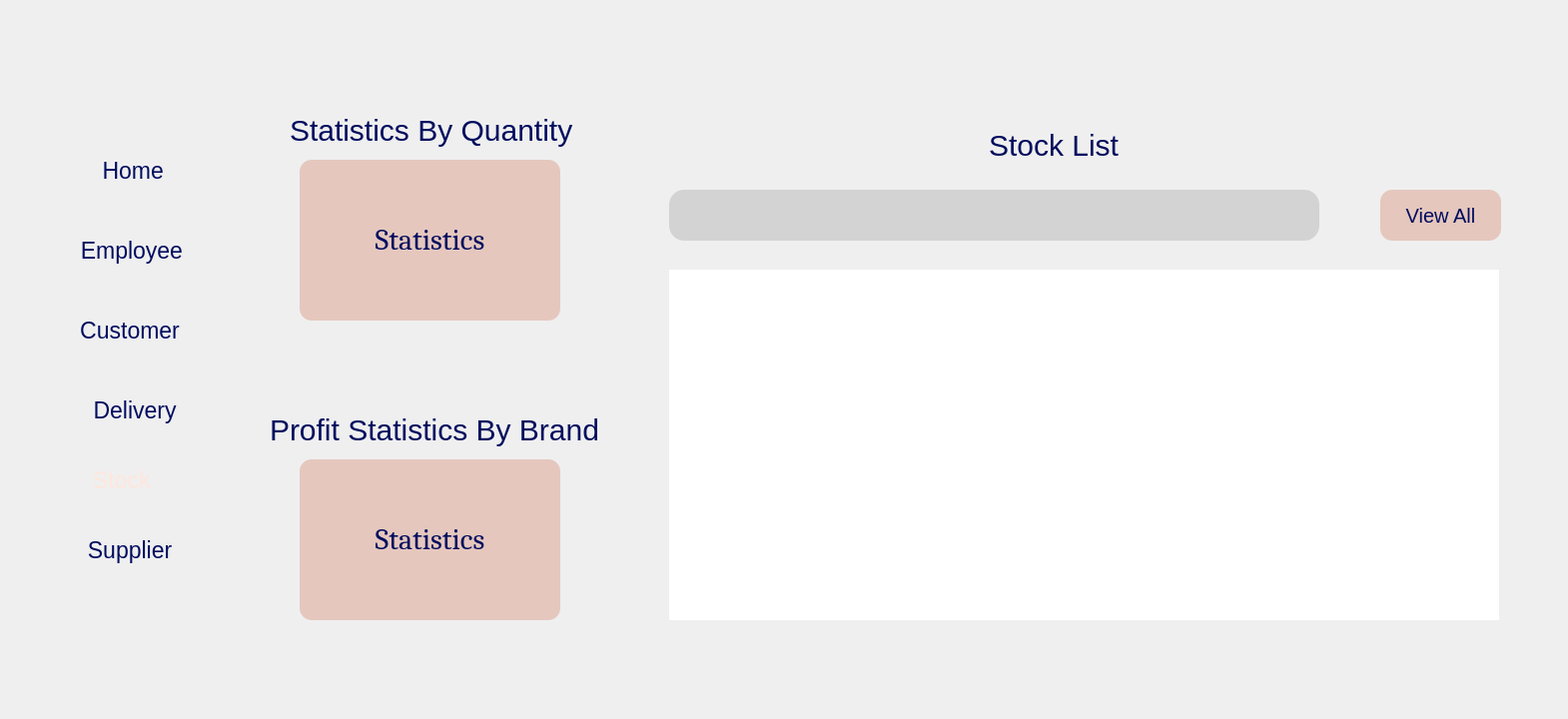
    <widget class="QWidget" name="Homeprod">
     <attribute name="title">
      <string>Home prod</string>
     </attribute>
     <widget class="QLabel" name="label">
      <property name="geometry">
       <rect>
        <x>0</x>
        <y>0</y>
        <width>1551</width>
        <height>691</height>
       </rect>
      </property>
      <property name="text">
       <string/>
      </property>
      <property name="pixmap">
       <pixmap resource="resources.qrc">:/resources/imgs/bg.png</pixmap>
      </property>
      <property name="scaledContents">
       <bool>true</bool>
      </property>
     </widget>
     <widget class="QLabel" name="label_2">
      <property name="geometry">
       <rect>
        <x>230</x>
        <y>10</y>
        <width>1311</width>
        <height>671</height>
       </rect>
      </property>
      <property name="text">
       <string/>
      </property>
      <property name="pixmap">
       <pixmap resource="resources.qrc">:/resources/imgs/bgW.png</pixmap>
      </property>
      <property name="scaledContents">
       <bool>true</bool>
      </property>
     </widget>
     <widget class="QLabel" name="label_3">
      <property name="geometry">
       <rect>
        <x>10</x>
        <y>0</y>
        <width>161</width>
        <height>131</height>
       </rect>
      </property>
      <property name="text">
       <string/>
      </property>
      <property name="pixmap">
       <pixmap resource="resources.qrc">:/resources/imgs/logo.png</pixmap>
      </property>
      <property name="scaledContents">
       <bool>true</bool>
      </property>
     </widget>
     <widget class="QLabel" name="label_4">
      <property name="geometry">
       <rect>
        <x>0</x>
        <y>450</y>
        <width>231</width>
        <height>61</height>
       </rect>
      </property>
      <property name="text">
       <string/>
      </property>
      <property name="pixmap">
       <pixmap resource="resources.qrc">:/resources/imgs/blue.png</pixmap>
      </property>
      <property name="scaledContents">
       <bool>true</bool>
      </property>
     </widget>
     <widget class="QPushButton" name="pushButton">
      <property name="geometry">
       <rect>
        <x>20</x>
        <y>460</y>
        <width>191</width>
        <height>41</height>
       </rect>
      </property>
      <property name="styleSheet">
       <string notr="true">color:#ffe6dc;
font: 9pt &quot;Cambria&quot;;
font-size: 23px;</string>
      </property>
      <property name="text">
       <string>  Stock</string>
      </property>
      <property name="icon">
       <iconset>
        <normaloff>imgs/logostock.jpg</normaloff>imgs/logostock.jpg</iconset>
      </property>
      <property name="iconSize">
       <size>
        <width>80</width>
        <height>100</height>
       </size>
      </property>
      <property name="flat">
       <bool>true</bool>
      </property>
     </widget>
     <widget class="QPushButton" name="pushButton_4">
      <property name="geometry">
       <rect>
        <x>240</x>
        <y>20</y>
        <width>151</width>
        <height>61</height>
       </rect>
      </property>
      <property name="text">
       <string/>
      </property>
      <property name="icon">
       <iconset resource="resources.qrc">
        <normaloff>:/resources/imgs/undo.png</normaloff>:/resources/imgs/undo.png</iconset>
      </property>
      <property name="iconSize">
       <size>
        <width>45</width>
        <height>65</height>
       </size>
      </property>
      <property name="flat">
       <bool>true</bool>
      </property>
     </widget>
     <widget class="QLabel" name="label_5">
      <property name="geometry">
       <rect>
        <x>230</x>
        <y>80</y>
        <width>421</width>
        <height>311</height>
       </rect>
      </property>
      <property name="text">
       <string/>
      </property>
      <property name="pixmap">
       <pixmap resource="resources.qrc">:/resources/imgs/stat.png</pixmap>
      </property>
      <property name="scaledContents">
       <bool>true</bool>
      </property>
     </widget>
     <widget class="QPushButton" name="statisticsBtn">
      <property name="geometry">
       <rect>
        <x>300</x>
        <y>160</y>
        <width>261</width>
        <height>161</height>
       </rect>
      </property>
      <property name="font">
       <font>
        <family>Cambria</family>
        <pointsize>-1</pointsize>
       </font>
      </property>
      <property name="styleSheet">
       <string notr="true">#statisticsBtn {
    color: #000c5e; /* Default text color */
    font-size: 30px;
    background-color: #e5c7bd; /* Default background color */
    border: 0px solid;
    border-radius: 12px;
    box-sizing: border-box;
    transition: background-color 0.3s, transform 0.1s ease; /* Smooth animation for hover and press effects */
}

#statisticsBtn:hover {
    background-color: #d4b3a7; /* Slightly darker shade for hover effect */
    color: #000944; /* Slightly darker text color for hover */
    cursor: pointer; /* Changes cursor to pointer */
}

#statisticsBtn:pressed {
    background-color: #c49f94; /* Even darker shade for pressed effect */
    color: #000722; /* Darker text color for pressed */
    transform: scale(0.95); /* Makes the button slightly smaller on press */
}</string>
      </property>
      <property name="text">
       <string>Statistics</string>
      </property>
      <property name="icon">
       <iconset resource="resources.qrc">
        <normaloff>:/resources/imgs/diagramme-circulaire.png</normaloff>:/resources/imgs/diagramme-circulaire.png</iconset>
      </property>
      <property name="iconSize">
       <size>
        <width>70</width>
        <height>70</height>
       </size>
      </property>
     </widget>
     <widget class="QLabel" name="label_6">
      <property name="geometry">
       <rect>
        <x>230</x>
        <y>380</y>
        <width>421</width>
        <height>311</height>
       </rect>
      </property>
      <property name="styleSheet">
       <string notr="true">color:#000c5e;
font-size: 35px;
</string>
      </property>
      <property name="text">
       <string/>
      </property>
      <property name="pixmap">
       <pixmap resource="resources.qrc">:/resources/imgs/stat.png</pixmap>
      </property>
      <property name="scaledContents">
       <bool>true</bool>
      </property>
     </widget>
     <widget class="QPushButton" name="stat">
      <property name="geometry">
       <rect>
        <x>300</x>
        <y>460</y>
        <width>261</width>
        <height>161</height>
       </rect>
      </property>
      <property name="font">
       <font>
        <family>Cambria</family>
        <pointsize>-1</pointsize>
       </font>
      </property>
      <property name="styleSheet">
       <string notr="true">#stat {
    color: #000c5e; /* Default text color */
    font-size: 30px;
    background-color: #e5c7bd; /* Default background color */
    border: 0px solid;
    border-radius: 12px;
    box-sizing: border-box;
    transition: background-color 0.3s, transform 0.1s ease; /* Smooth animation for hover and press effects */
}

#stat:hover {
    background-color: #d4b3a7; /* Slightly darker shade for hover effect */
    color: #000944; /* Slightly darker text color for hover */
    cursor: pointer; /* Changes cursor to pointer */
}

#stat:pressed {
    background-color: #c49f94; /* Even darker shade for pressed effect */
    color: #000722; /* Darker text color for pressed */
    transform: scale(0.95); /* Makes the button slightly smaller on press */
}

</string>
      </property>
      <property name="text">
       <string> Statistics </string>
      </property>
      <property name="icon">
       <iconset resource="resources.qrc">
        <normaloff>:/resources/imgs/diagramme-circulaire.png</normaloff>:/resources/imgs/diagramme-circulaire.png</iconset>
      </property>
      <property name="iconSize">
       <size>
        <width>70</width>
        <height>70</height>
       </size>
      </property>
     </widget>
     <widget class="QLabel" name="label_7">
      <property name="geometry">
       <rect>
        <x>640</x>
        <y>80</y>
        <width>921</width>
        <height>631</height>
       </rect>
      </property>
      <property name="text">
       <string/>
      </property>
      <property name="pixmap">
       <pixmap resource="resources.qrc">:/resources/imgs/Sal.png</pixmap>
      </property>
      <property name="scaledContents">
       <bool>true</bool>
      </property>
     </widget>
     <widget class="QTableView" name="tableView_2">
      <property name="geometry">
       <rect>
        <x>670</x>
        <y>270</y>
        <width>831</width>
        <height>351</height>
       </rect>
      </property>
      <property name="styleSheet">
       <string notr="true">QTableView {
    background-color: white;
    color: #333333;
    border: none;
    selection-background-color: #c0e4f7;
}

QTableView::item {
    padding: 8px;
}

QTableView::item:selected {
    background-color: #eeeeee;
    color: black;
    font-family: Arial;
}

QHeaderView::section {
    background-color: #000c5e  ; /* Changed to the new color */
    color: #e5c7bd; /* Changed font color */
    font-family: Arial;
    font-weight: bold;
    font-size: 13px;
    padding: 8px;
    border: none;
}

QTableView::horizontalHeader {
    background-color: #000c5e  ; /* Changed to the new color */
    color: #e5c7bd; /* Changed font color */
    padding: 8px; /* Ensures padding is consistent */
}

QTableView::verticalHeader {
    background-color: #000c5e  ; /* Changed to the new color */
    color: #e5c7bd; /* Changed font color */
    border: none;
    padding: 8px; /* Ensures padding is consistent */
}

QTableView QScrollBar:vertical {
    background-color: #ffffff;
    width: 10px;
}

QTableView QScrollBar::handle:vertical {
    background-color: #eeeeee;
    border-radius: 5px;
}

QTableView QScrollBar::add-line:vertical, QTableView QScrollBar::sub-line:vertical {
    background-color: #ffffff;
    height: 10px;
}

QTableView QScrollBar::add-page:vertical, QTableView QScrollBar::sub-page:vertical {
    background-color: #ffffff;
}

QTableView::verticalHeader::section {
    border-right: none;
}

/* Adjust the row height and column width for wider lines */
QTableView::item {
    min-height: 40px; /* Adjust this value as needed */
}

QTableView::column {
    width: 100%; /* Make columns take full width */
}</string>
      </property>
      <property name="selectionBehavior">
       <enum>QAbstractItemView::SelectionBehavior::SelectRows</enum>
      </property>
     </widget>
     <widget class="QLineEdit" name="lineEdit_recherche">
      <property name="geometry">
       <rect>
        <x>670</x>
        <y>190</y>
        <width>651</width>
        <height>51</height>
       </rect>
      </property>
      <property name="styleSheet">
       <string notr="true">border: 0px solid ; /* Light gray border */
 border-radius: 15px;
  box-sizing: border-box;
  background-color:#D3D3D3; /* Light gray background */
</string>
      </property>
     </widget>
     <widget class="QPushButton" name="rfchBtn_2">
      <property name="geometry">
       <rect>
        <x>1310</x>
        <y>190</y>
        <width>93</width>
        <height>51</height>
       </rect>
      </property>
      <property name="text">
       <string/>
      </property>
      <property name="icon">
       <iconset resource="resources.qrc">
        <normaloff>:/resources/imgs/mettre-a-jour-les-fleches.png</normaloff>:/resources/imgs/mettre-a-jour-les-fleches.png</iconset>
      </property>
      <property name="iconSize">
       <size>
        <width>36</width>
        <height>36</height>
       </size>
      </property>
      <property name="flat">
       <bool>true</bool>
      </property>
     </widget>
     <widget class="QPushButton" name="viewCong">
      <property name="geometry">
       <rect>
        <x>1382</x>
        <y>190</y>
        <width>121</width>
        <height>51</height>
       </rect>
      </property>
      <property name="styleSheet">
       <string notr="true">#viewCong{
	font: 9pt &quot;Cambria&quot;;
    color: #000c5e; /* Default text color */
    font-size: 20px;
    background-color: #e5c7bd; /* Default background color */
    border: 0px solid;
    border-radius: 12px;
    box-sizing: border-box;
    transition: background-color 0.3s, transform 0.1s ease; /* Smooth animation for hover and press effects */
}

#viewCong:hover {
    background-color: #d4b3a7; /* Slightly darker shade for hover effect */
    color: #000944; /* Slightly darker text color for hover */
    cursor: pointer; /* Changes cursor to pointer */
}

#viewCong:pressed {
    background-color: #c49f94; /* Even darker shade for pressed effect */
    color: #000722; /* Darker text color for pressed */
    transform: scale(0.95); /* Makes the button slightly smaller on press */
}</string>
      </property>
      <property name="text">
       <string>View All</string>
      </property>
     </widget>
     <widget class="QLabel" name="label_9">
      <property name="geometry">
       <rect>
        <x>290</x>
        <y>110</y>
        <width>311</width>
        <height>41</height>
       </rect>
      </property>
      <property name="styleSheet">
       <string notr="true">color:#000c5e;
font: 9pt &quot;Cambria&quot;;
font-size: 30px;
</string>
      </property>
      <property name="text">
       <string>Statistics By Quantity</string>
      </property>
     </widget>
     <widget class="QLabel" name="label_10">
      <property name="geometry">
       <rect>
        <x>270</x>
        <y>410</y>
        <width>341</width>
        <height>41</height>
       </rect>
      </property>
      <property name="styleSheet">
       <string notr="true">color:#000c5e;
font: 9pt &quot;Cambria&quot;;
font-size: 30px;
</string>
      </property>
      <property name="text">
       <string>Profit Statistics By Brand</string>
      </property>
     </widget>
     <widget class="QLabel" name="label_11">
      <property name="geometry">
       <rect>
        <x>1290</x>
        <y>20</y>
        <width>71</width>
        <height>71</height>
       </rect>
      </property>
      <property name="text">
       <string/>
      </property>
      <property name="pixmap">
       <pixmap resource="resources.qrc">:/resources/imgs/picP.png</pixmap>
      </property>
     </widget>
     <widget class="QLabel" name="label_12">
      <property name="geometry">
       <rect>
        <x>990</x>
        <y>130</y>
        <width>261</width>
        <height>31</height>
       </rect>
      </property>
      <property name="styleSheet">
       <string notr="true">color:#000c5e;
font: 9pt &quot;Cambria&quot;;
font-size: 30px;</string>
      </property>
      <property name="text">
       <string>Stock List</string>
      </property>
     </widget>
     <widget class="QPushButton" name="rechercherBtn">
      <property name="geometry">
       <rect>
        <x>1252</x>
        <y>190</y>
        <width>61</width>
        <height>51</height>
       </rect>
      </property>
      <property name="text">
       <string/>
      </property>
      <property name="icon">
       <iconset resource="resources.qrc">
        <normaloff>:/resources/imgs/chercher.png</normaloff>:/resources/imgs/chercher.png</iconset>
      </property>
      <property name="iconSize">
       <size>
        <width>45</width>
        <height>45</height>
       </size>
      </property>
      <property name="flat">
       <bool>true</bool>
      </property>
     </widget>
     <widget class="QPushButton" name="pushButton_2">
      <property name="geometry">
       <rect>
        <x>30</x>
        <y>140</y>
        <width>181</width>
        <height>61</height>
       </rect>
      </property>
      <property name="styleSheet">
       <string notr="true">color:#000c5e;
font: 9pt &quot;Cambria&quot;;
font-size: 23px;
</string>
      </property>
      <property name="text">
       <string>    Home</string>
      </property>
      <property name="icon">
       <iconset resource="resources.qrc">
        <normaloff>:/resources/imgs/abri (1).png</normaloff>:/resources/imgs/abri (1).png</iconset>
      </property>
      <property name="iconSize">
       <size>
        <width>60</width>
        <height>80</height>
       </size>
      </property>
      <property name="flat">
       <bool>true</bool>
      </property>
     </widget>
     <widget class="QPushButton" name="pushButton_7">
      <property name="geometry">
       <rect>
        <x>40</x>
        <y>220</y>
        <width>171</width>
        <height>61</height>
       </rect>
      </property>
      <property name="styleSheet">
       <string notr="true">color:#000c5e;
font: 9pt &quot;Cambria&quot;;
font-size: 23px;
</string>
      </property>
      <property name="text">
       <string>  Employee</string>
      </property>
      <property name="icon">
       <iconset resource="resources.qrc">
        <normaloff>:/resources/imgs/employes.png</normaloff>:/resources/imgs/employes.png</iconset>
      </property>
      <property name="iconSize">
       <size>
        <width>60</width>
        <height>80</height>
       </size>
      </property>
      <property name="flat">
       <bool>true</bool>
      </property>
     </widget>
     <widget class="QPushButton" name="pushButton_5">
      <property name="geometry">
       <rect>
        <x>30</x>
        <y>300</y>
        <width>181</width>
        <height>61</height>
       </rect>
      </property>
      <property name="styleSheet">
       <string notr="true">color:#000c5e;
font: 9pt &quot;Cambria&quot;;
font-size: 23px;
</string>
      </property>
      <property name="text">
       <string>   Customer</string>
      </property>
      <property name="icon">
       <iconset resource="resources.qrc">
        <normaloff>:/resources/imgs/contact.png</normaloff>:/resources/imgs/contact.png</iconset>
      </property>
      <property name="iconSize">
       <size>
        <width>60</width>
        <height>80</height>
       </size>
      </property>
      <property name="flat">
       <bool>true</bool>
      </property>
     </widget>
     <widget class="QPushButton" name="pushButton_6">
      <property name="geometry">
       <rect>
        <x>40</x>
        <y>380</y>
        <width>171</width>
        <height>61</height>
       </rect>
      </property>
      <property name="styleSheet">
       <string notr="true">color:#000c5e;
font: 9pt &quot;Cambria&quot;;
font-size: 23px;
</string>
      </property>
      <property name="text">
       <string>   Delivery</string>
      </property>
      <property name="icon">
       <iconset resource="resources.qrc">
        <normaloff>:/resources/imgs/livraison-rapide (1).png</normaloff>:/resources/imgs/livraison-rapide (1).png</iconset>
      </property>
      <property name="iconSize">
       <size>
        <width>60</width>
        <height>80</height>
       </size>
      </property>
      <property name="flat">
       <bool>true</bool>
      </property>
     </widget>
     <widget class="QPushButton" name="pushButton_11">
      <property name="geometry">
       <rect>
        <x>-40</x>
        <y>610</y>
        <width>151</width>
        <height>61</height>
       </rect>
      </property>
      <property name="text">
       <string/>
      </property>
      <property name="icon">
       <iconset resource="resources.qrc">
        <normaloff>:/resources/imgs/deconnexion.png</normaloff>:/resources/imgs/deconnexion.png</iconset>
      </property>
      <property name="iconSize">
       <size>
        <width>60</width>
        <height>80</height>
       </size>
      </property>
      <property name="flat">
       <bool>true</bool>
      </property>
     </widget>
     <widget class="QPushButton" name="pushButton_8">
      <property name="geometry">
       <rect>
        <x>20</x>
        <y>520</y>
        <width>201</width>
        <height>61</height>
       </rect>
      </property>
      <property name="styleSheet">
       <string notr="true">color:#000c5e;
font: 9pt &quot;Cambria&quot;;
font-size: 23px;
</string>
      </property>
      <property name="text">
       <string>   Supplier</string>
      </property>
      <property name="icon">
       <iconset resource="resources.qrc">
        <normaloff>:/resources/imgs/courrier.png</normaloff>:/resources/imgs/courrier.png</iconset>
      </property>
      <property name="iconSize">
       <size>
        <width>60</width>
        <height>80</height>
       </size>
      </property>
      <property name="flat">
       <bool>true</bool>
      </property>
     </widget>
    </widget>
